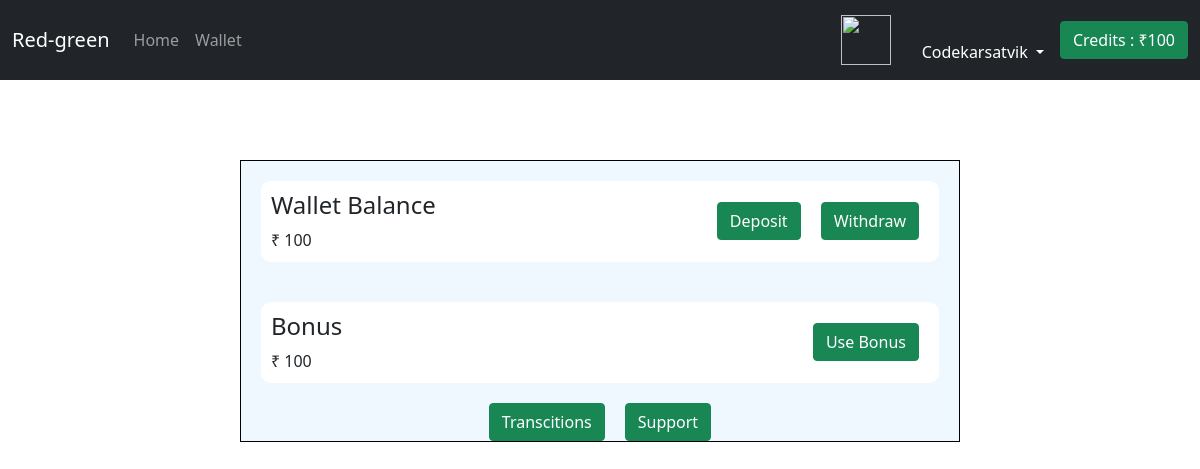
The app's page /wallet/ (signed in), older data.
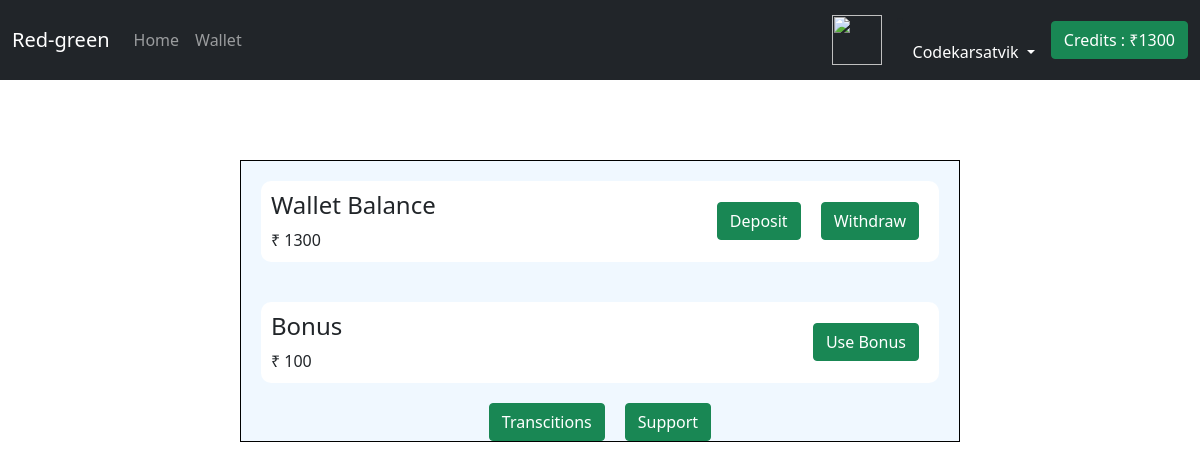
The same page, newer data.
### app/models.py (models this page shows, shortened)
class Customer(models.Model):
    user=models.ForeignKey(User,on_delete=models.CASCADE)
    walletbalance=models.IntegerField()

### app/views.py (the view)
# urls.py: path('wallet/',views.wallet, name = "wallet"),
@login_required
def wallet(request):
    customer=Customer.objects.filter(user=request.user).first()
    return render(request, 'wallet.html',{'customer':customer})

### templates/wallet.html (shortened to what this page needs)
{% extends 'base.html' %}
{% block addcss %}
<link rel="stylesheet" href="../static/home.css">
{% endblock addcss %}
{% block body %}
<div class="container-wallet">
    <div class="balance">
      <div class="balance-info">
      <h4> Wallet Balance</h4>
      <span> ₹ {{customer.walletbalance}} </span>
      </div>
      <div class="wallet-buttons">
      <button class="btn btn-success" onclick= "showinput('deposit')">Deposit</button>
      <button class="btn btn-success" onclick= "showinput('widthraw')">Withdraw </button>
      </div>
    </div>
    <div class="balance">
      <div class="balance-info">
      <h4> Bonus</h4>
      <span> ₹ 100 </span>
      </div>
      <div class="wallet-buttons">
      <a href="/deposit"> <button class="btn btn-success" >Use Bonus</button></a>
      </div>
    </div>
    <div class="wallet-buttons">
        <a href="/transcitions"> <button class="btn btn-success" >Transcitions</button></a>
      <a href="/support"> <button class="btn btn-success" >Support</button></a>
    </div>
</div>
{% endblock body %}

### templates/base.html (shortened to what this page needs)
<!DOCTYPE html>
<html lang="en">
  <head>
    {% block addcss %}{% endblock addcss %}
    <link href="https://unpkg.com/tailwindcss@^2/dist/tailwind.min.css" rel="stylesheet">
    <link rel="stylesheet" href="https://cdn.jsdelivr.net/npm/bootstrap@5.1.0/dist/css/bootstrap.min.css">
  </head>
  <body>
    <nav class="navbar navbar-expand-lg navbar-dark bg-dark">
  <div class="container-fluid">
    <a class="navbar-brand" href="">Red-green</a>
    <div class="collapse navbar-collapse" id="navbarSupportedContent">
      <ul class="navbar-nav me-auto mb-2 mb-lg-0">
        <li class="nav-item">
          <a class="nav-link " aria-current="page" href="/">Home</a>
        </li>
        <li class="nav-item">
          <a class="nav-link" href="/wallet">Wallet</a>
        </li>
      </ul>
        {% if request.user.is_authenticated %}
        <a href="/profile"> <img style="width : 50px; height : 50px; border-radius 50%; margin: 0 15px;" src="https://cdn-icons-png.flaticon.com/512/3135/3135715.png"></a>
           <li class="nav-item dropdown ">
              <a class="nav-link dropdown-toggle text-white" href="#" id="profileDropdown" role="button" data-bs-toggle="dropdown" aria-expanded="false">
                {{request.user.username|capfirst}}
              </a>
            </li>
        <a href="/wallet"> <button class="btn btn-success" >Credits : ₹{{customer.walletbalance}}</button></a>
            {% endif %}
    </div>
  </div>
</nav>
    {% block body %} {% endblock body %}
  </body>
</html>

Row changes from the older to the newer data that the page shows:
changed Customer: walletbalance "100" → "1300"
